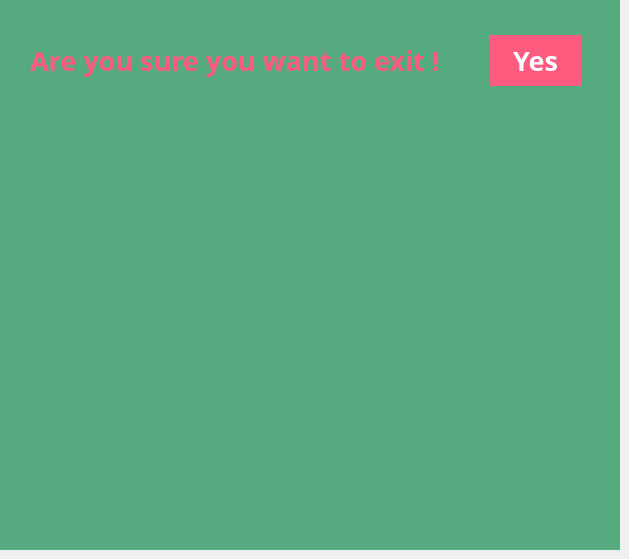
     <widget class="QWidget" name="exitPage_widget">
      <widget class="QFrame" name="exitPage_frame">
       <property name="geometry">
        <rect>
         <x>0</x>
         <y>0</y>
         <width>620</width>
         <height>550</height>
        </rect>
       </property>
       <property name="styleSheet">
        <string notr="true">background-color: rgb(85, 170, 127);</string>
       </property>
       <property name="frameShape">
        <enum>QFrame::StyledPanel</enum>
       </property>
       <property name="frameShadow">
        <enum>QFrame::Raised</enum>
       </property>
       <widget class="QLabel" name="exitPage_label">
        <property name="geometry">
         <rect>
          <x>0</x>
          <y>0</y>
          <width>620</width>
          <height>550</height>
         </rect>
        </property>
        <property name="styleSheet">
         <string notr="true"/>
        </property>
        <property name="text">
         <string/>
        </property>
        <property name="pixmap">
         <pixmap resource="main_res.qrc">:/images/quitPage_img.jpg</pixmap>
        </property>
        <property name="scaledContents">
         <bool>true</bool>
        </property>
       </widget>
       <widget class="QLabel" name="exitPageAreYouSure_label">
        <property name="geometry">
         <rect>
          <x>30</x>
          <y>40</y>
          <width>441</width>
          <height>41</height>
         </rect>
        </property>
        <property name="font">
         <font>
          <family>MS Gothic</family>
          <pointsize>20</pointsize>
          <weight>75</weight>
          <bold>true</bold>
          <underline>false</underline>
         </font>
        </property>
        <property name="styleSheet">
         <string notr="true">color: rgb(255, 91, 126);
background-color: none;</string>
        </property>
        <property name="text">
         <string>Are you sure you want to exit !</string>
        </property>
       </widget>
       <widget class="QPushButton" name="exitPageYes_pushButton">
        <property name="geometry">
         <rect>
          <x>490</x>
          <y>35</y>
          <width>91</width>
          <height>51</height>
         </rect>
        </property>
        <property name="font">
         <font>
          <family>Maiandra GD</family>
          <pointsize>20</pointsize>
          <weight>75</weight>
          <italic>false</italic>
          <bold>true</bold>
          <underline>false</underline>
          <strikeout>false</strikeout>
         </font>
        </property>
        <property name="styleSheet">
         <string notr="true">QPushButton{
color: rgb(255, 255, 255);
background-color: rgb(255, 91, 126);
border-radius:1px;

}

QPushButton:hover{

	border-radius:1px;
	border: 2px solid rgb(255, 91, 126);
	color: rgb(255, 91, 126);
	background-color: rgb(255, 255, 255);
}

QPushButton:pressed{
	padding-left: 2px;
	padding-top: 1px;
}
</string>
        </property>
        <property name="text">
         <string>Yes</string>
        </property>
       </widget>
      </widget>
     </widget>
